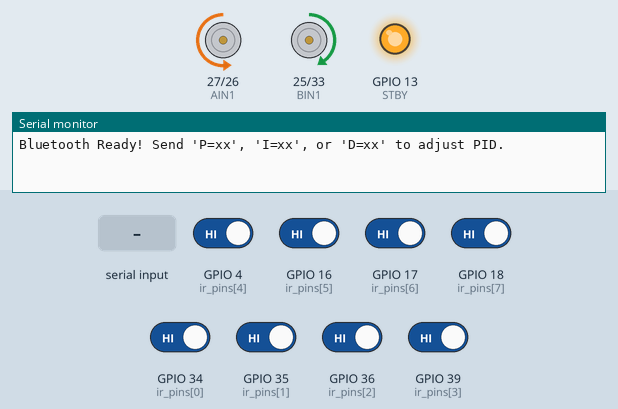
Bench run of a sketch on a simulated ESP32. On the bench: motor-driver pin pairs drawn as motors (green arrow = first pin HIGH = forward, orange = second pin HIGH = backward, longer = more drive, scaled by the enable pin, stopped while the standby pin is LOW), output pins drawn as LEDs (lit = HIGH), the last lines printed to the serial monitor. The inputs (shaded band) are chosen by the test bench; at power-on: GPIO 4 (ir_pins[4]), GPIO 16 (ir_pins[5]), GPIO 17 (ir_pins[6]), GPIO 18 (ir_pins[7]), GPIO 34 (ir_pins[0]), GPIO 35 (ir_pins[1]), GPIO 36 (ir_pins[2]), GPIO 39 (ir_pins[3]) HIGH. Nothing arrives over Bluetooth unless stated.

Above: at 1.2 s.
1.3 s: "P=" received over the second serial link
At 3.1 s:
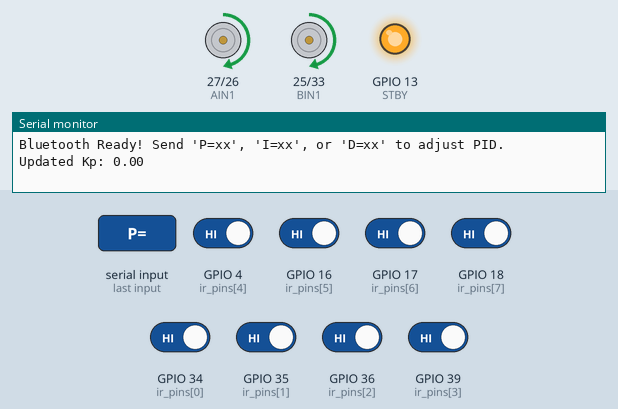
3.8 s: "I=90\n" received over the second serial link
At 5.3 s:
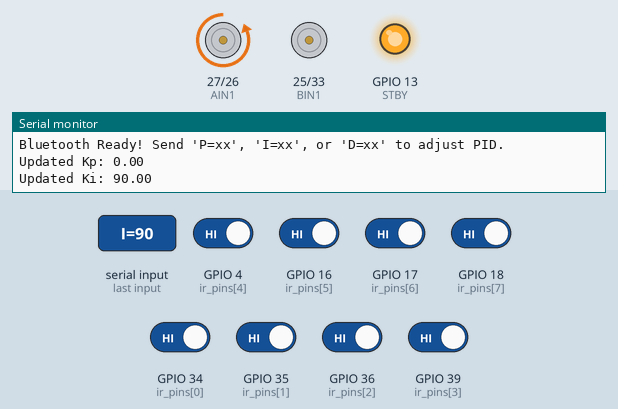
6.3 s: "I=" received over the second serial link
At 8.5 s:
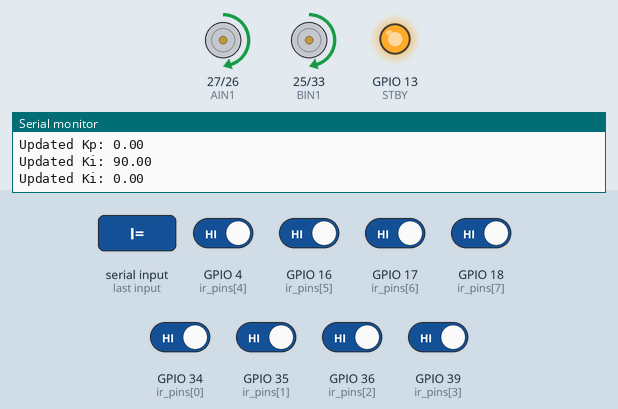
8.8 s: GPIO 34 (ir_pins[0]) driven LOW
At 10.0 s:
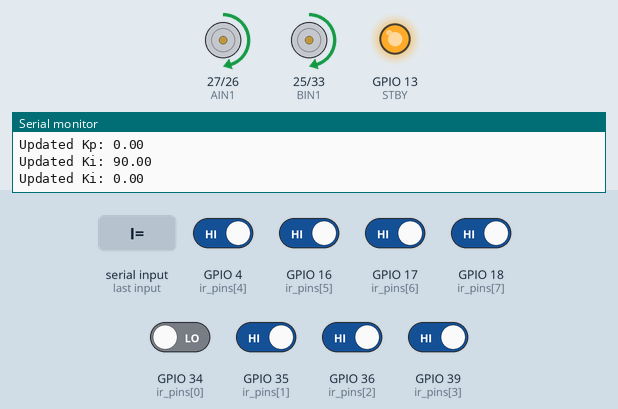
10.3 s: GPIO 16 (ir_pins[5]) driven LOW
At 11.5 s:
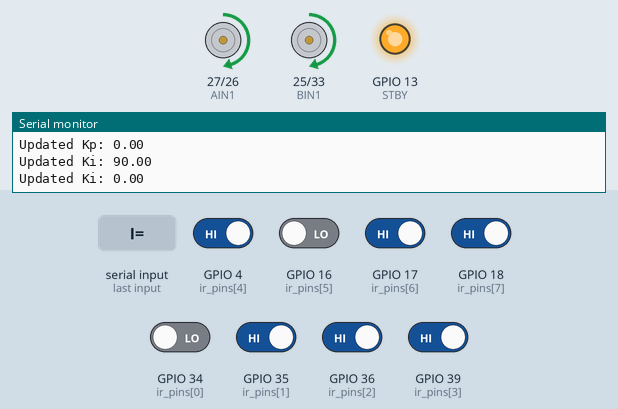
11.8 s: "P=90\n" received over the second serial link
At 13.7 s:
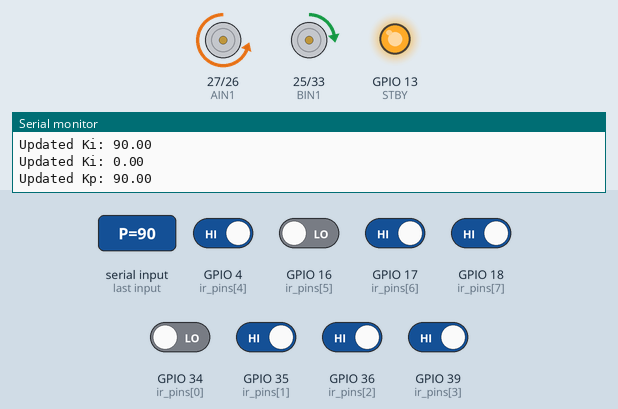
Timing chart, 0 to 15.2 s (numbered marks = the images above; inputs shaded):
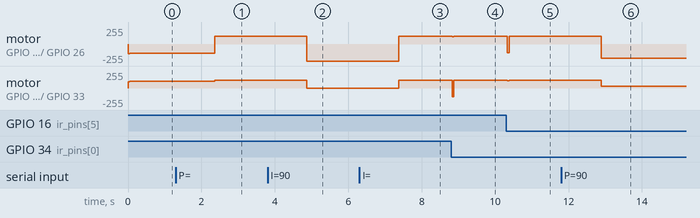

The sketch:

lfr_pid_1.ino
```cpp
#include "BluetoothSerial.h"

BluetoothSerial SerialBT;  // Initialize Bluetooth

// Motor Driver Pins
#define STBY 13
#define AIN1 27
#define AIN2 26
#define PWMA 14
#define BIN1 25
#define BIN2 33
#define PWMB 32

// IR Sensor Pins
#define NUM_SENSORS 8
int ir_pins[NUM_SENSORS] = {34, 35, 36, 39, 4, 16, 17, 18};

// PID Constants (modifiable via Bluetooth)
float Kp = 20.0, Ki = 0.0, Kd = 8.0;
float lastError = 0, integral = 0;

void setup() {
    Serial.begin(115200);
    SerialBT.begin("ESP32_PID_Tuner");  // Bluetooth device name

    pinMode(STBY, OUTPUT);
    pinMode(AIN1, OUTPUT);
    pinMode(AIN2, OUTPUT);
    pinMode(PWMA, OUTPUT);
    pinMode(BIN1, OUTPUT);
    pinMode(BIN2, OUTPUT);
    pinMode(PWMB, OUTPUT);
    digitalWrite(STBY, HIGH);

    for (int i = 0; i < NUM_SENSORS; i++) {
        pinMode(ir_pins[i], INPUT);
    }

    Serial.println("Bluetooth Ready! Send 'P=xx', 'I=xx', or 'D=xx' to adjust PID.");
}

void loop() {
    // Read sensor values
    int sensor_values[NUM_SENSORS];
    int position = 0, sum = 0, active_sensors = 0;
    for (int i = 0; i < NUM_SENSORS; i++) {
        sensor_values[i] = digitalRead(ir_pins[i]);
        if (sensor_values[i] == 1) {
            sum += i;
            active_sensors++;
        }
    }
    position = (active_sensors > 0) ? (sum / active_sensors) : -1;

    // PID Control
    float error = position - (NUM_SENSORS / 2);
    integral += error;
    float derivative = error - lastError;
    float correction = (Kp * error) + (Ki * integral) + (Kd * derivative);
    lastError = error;

    // Adjust motor speeds
    int leftSpeed = constrain(120 - correction, 0, 255);
    int rightSpeed = constrain(120 + correction, 0, 255);
    moveMotors(leftSpeed, rightSpeed);

    // Check for Bluetooth messages
    if (SerialBT.available()) {
        String msg = SerialBT.readString();
        msg.trim();

        if (msg.startsWith("P=")) {
            Kp = msg.substring(2).toFloat();
            Serial.println("Updated Kp: " + String(Kp));
        } else if (msg.startsWith("I=")) {
            Ki = msg.substring(2).toFloat();
            Serial.println("Updated Ki: " + String(Ki));
        } else if (msg.startsWith("D=")) {
            Kd = msg.substring(2).toFloat();
            Serial.println("Updated Kd: " + String(Kd));
        }
    }

    delay(50);
}

void moveMotors(int leftSpeed, int rightSpeed) {
    if (leftSpeed > rightSpeed) {
        turnLeft(leftSpeed, rightSpeed);
    } else if (rightSpeed > leftSpeed) {
        turnRight(leftSpeed, rightSpeed);
    } else {
        moveForward(leftSpeed);
    }
}

void moveForward(int speed) {
    digitalWrite(AIN1, HIGH);
    digitalWrite(AIN2, LOW);
    analogWrite(PWMA, speed);
    digitalWrite(BIN1, HIGH);
    digitalWrite(BIN2, LOW);
    analogWrite(PWMB, speed);
}

void turnLeft(int leftSpeed, int rightSpeed) {
    digitalWrite(AIN1, LOW);
    digitalWrite(AIN2, HIGH);
    analogWrite(PWMA, leftSpeed);
    digitalWrite(BIN1, HIGH);
    digitalWrite(BIN2, LOW);
    analogWrite(PWMB, rightSpeed);
}

void turnRight(int leftSpeed, int rightSpeed) {
    digitalWrite(AIN1, HIGH);
    digitalWrite(AIN2, LOW);
    analogWrite(PWMA, leftSpeed);
    digitalWrite(BIN1, LOW);
    digitalWrite(BIN2, HIGH);
    analogWrite(PWMB, rightSpeed);
}
```

Measured:
- after the input at 1.3 s, motor on GPIO 27 (AIN1) / GPIO 26 (AIN2): backward 140/255 → forward 120/255 after 1.1 s; motor on GPIO 25 (BIN1) / GPIO 33 (BIN2): forward 100/255 → forward 120/255 after 1.1 s
- after the input at 3.8 s, motor on GPIO 27 (AIN1) / GPIO 26 (AIN2): forward 120/255 → backward 255/255 after 1.1 s; motor on GPIO 25 (BIN1) / GPIO 33 (BIN2): forward 120/255 → stopped after 1.1 s
- after the input at 6.3 s, motor on GPIO 27 (AIN1) / GPIO 26 (AIN2): backward 255/255 → forward 120/255 after 1.1 s; motor on GPIO 25 (BIN1) / GPIO 33 (BIN2): stopped → forward 120/255 after 1.1 s
- after the input at 8.8 s, motor on GPIO 27 (AIN1) / GPIO 26 (AIN2): forward 120/255 → forward 112/255 at once, → forward 120/255 0.05 s later; motor on GPIO 25 (BIN1) / GPIO 33 (BIN2): forward 120/255 → backward 128/255 at once, → forward 120/255 0.05 s later
- after the input at 10.3 s, motor on GPIO 27 (AIN1) / GPIO 26 (AIN2): forward 120/255 → backward 128/255 at once, → forward 120/255 0.05 s later; motor on GPIO 25 (BIN1) / GPIO 33 (BIN2): forward 120/255 → forward 112/255 at once, → forward 120/255 0.05 s later
- after the input at 11.8 s, motor on GPIO 27 (AIN1) / GPIO 26 (AIN2): forward 120/255 → backward 210/255 after 1.1 s; motor on GPIO 25 (BIN1) / GPIO 33 (BIN2): forward 120/255 → forward 30/255 after 1.1 s
